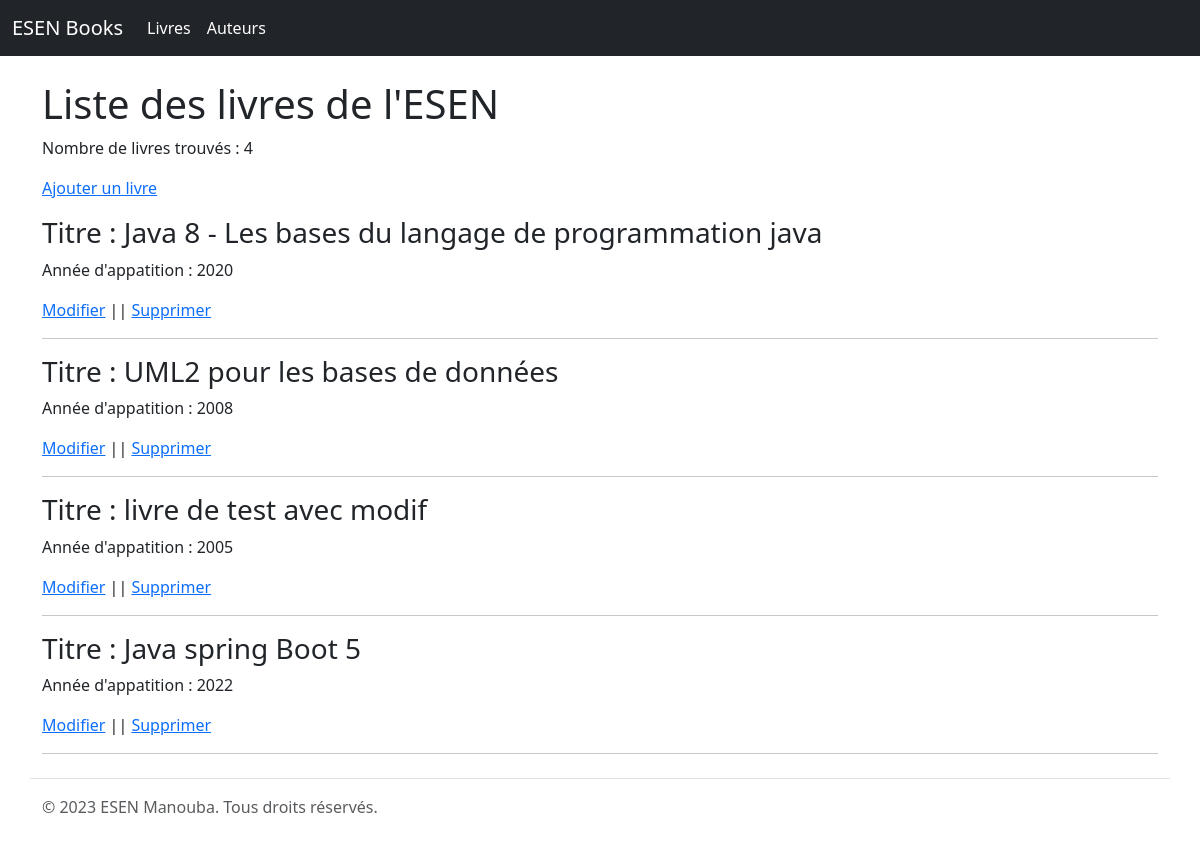
The page / on the database its author committed.
### tables this page shows
CREATE TABLE `livre` (
  `id_livre` int NOT NULL,
  `titre` varchar(100) NOT NULL,
  `annee_apparition` int NOT NULL DEFAULT '2023'
);

### Model/Model.php (called while the page is built, shortened)
<?php
class Model {
    protected $table;
    protected static $db = null;
    public static function connect(){
        if(self::$db == null){
            try{
                self::$db = new PDO("mysql:host=" . Database::$HOST . ";dbname=" . Database::$DB, Database::$USER, Database::$PASSWORD);
                self::$db->query("SET NAMES 'utf8'");
            }
            catch(PDOException $exception){
                die($exception->getMessage());
            }
        }
        return self::$db;
    }
    public function getAll(){
        $db = self::connect();
        $sql = "SELECT * FROM " . $this->table;
        $liste = [];
        try{
            $resultat = $db->query($sql);
            $liste = $resultat->fetchAll(PDO::FETCH_CLASS, get_class($this));
        }
        catch(PDOException $ex){
            die($ex->getMessage());
        }
        finally{
            $resultat->closeCursor();
        }
        return $liste;
    }
}
?>

### views/livres/liste.php (the view, shortened to what this page needs)
<!DOCTYPE html>
<html lang="en">
<head>
    <link href="css/bootstrap.min.css" rel="stylesheet">
    <link href="css/style.css" rel="stylesheet">
</head>
<body>
    <?php
    require_once $ROOT . $DS . "views/includes/header.php";
    ?>
    <div class="container">
        <h1>Liste des livres de l'ESEN</h1>
        <p>Nombre de livres trouvés : <?= count($listeLivres) ?></p>
        <p><a href="index.php?controller=livre&action=ajout">Ajouter un livre</a></p>
        <?php
        foreach($listeLivres as $livre){
        ?>
        <div>
            <h3>Titre : <?= $livre->titre ?></h3>
            <p>Année d'appatition : <?= $livre->annee_apparition ?></p>
            <p>
            <a href="index.php?controller=livre&action=modif&id_livre=<?= $livre->id_livre ?>">Modifier</a> ||
            <a href="index.php?controller=livre&action=delete&id_livre=<?= $livre->id_livre ?>" onclick="return confirm('êtes-vous sûrs ?')">Supprimer</a>
            </p>
            <hr>
        </div>
        <?php
        }
        ?>
    </div>
    <?php
    require_once $ROOT . $DS . "views/includes/footer.php";
    ?>
</body>
</html>

### index.php (shortened to what this page needs)
<?php
$ROOT = __DIR__;
$DS = DIRECTORY_SEPARATOR;
if(!empty($_GET["controller"])){
    $controller = $_GET["controller"];
}
else{
    $controller = "livre";
}
if(!empty($_GET["action"])){
    $action = $_GET["action"];
}
else{
    $action = "lister";
}
$file = $ROOT . $DS . "Controller" . $DS . ucfirst($controller) . "Controller.php";
if(file_exists($file)){
    require_once $file;
}
else{
    die("Controlleur introuvable!");
}

### Controller/LivreController.php (shortened to what this page needs)
<?php
switch($action){
    case "lister":
        $livre = new Livre();
        $listeLivres = $livre->getAll();
        require_once "views/livres/liste.php";
        break;
}
?>

### views/includes/header.php (shortened to what this page needs)
<nav class="navbar navbar-expand-md navbar-dark bg-dark mb-4">
    <div class="container-fluid">
        <a class="navbar-brand" href="#">
            ESEN Books
        </a>
        <div class="collapse navbar-collapse" id="navbarCollapse">
        <ul class="navbar-nav me-auto mb-2 mb-md-0">
            <li class="nav-item">
                <a class="nav-link active" href="index.php?controller=livre&action=lister">Livres</a>
            </li>
            <li class="nav-item">
                <a class="nav-link active" href="index.php?controller=auteur&action=lister">Auteurs</a>
            </li>
        </ul>
        </div>
    </div>
</nav>

### views/includes/footer.php
<footer class="container d-flex flex-wrap justify-content-between align-items-center py-3 my-4 border-top">
    <div class="col-md-4 d-flex align-items-center">
    <span class="mb-3 mb-md-0 text-body-secondary">&copy; 2023 ESEN Manouba. Tous droits réservés.</span>
    </div>
</footer>

### rows shown on the page
livre: titre "Java 8 - Les bases du langage de programmation java", annee_apparition "2020"
livre: titre "UML2 pour les bases de données", annee_apparition "2008"
livre: titre "livre de test avec modif", annee_apparition "2005"
livre: titre "Java spring Boot 5", annee_apparition "2022"

### other values the page prints
count($listeLivres) "4"
